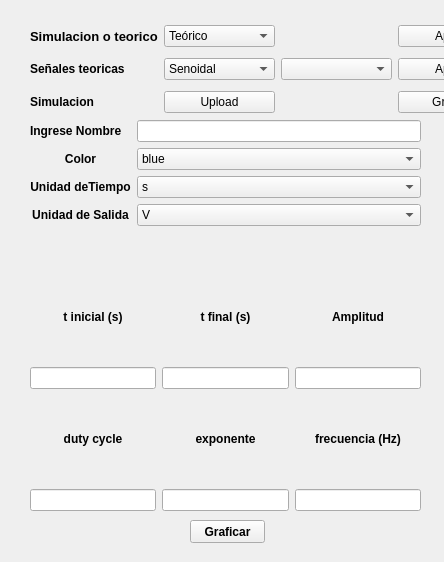
<?xml version="1.0" encoding="UTF-8"?>
<ui version="4.0">
 <class>Form</class>
 <widget class="QWidget" name="Form">
  <property name="geometry">
   <rect>
    <x>0</x>
    <y>0</y>
    <width>444</width>
    <height>562</height>
   </rect>
  </property>
  <property name="windowTitle">
   <string>Form</string>
  </property>
  <widget class="QWidget" name="gridLayoutWidget">
   <property name="geometry">
    <rect>
     <x>30</x>
     <y>20</y>
     <width>479</width>
     <height>100</height>
    </rect>
   </property>
   <layout class="QGridLayout" name="gridLayout">
    <item row="0" column="0">
     <widget class="QLabel" name="resp_temp_teo_simu_label">
      <property name="font">
       <font>
        <pointsize>10</pointsize>
        <weight>75</weight>
        <bold>true</bold>
       </font>
      </property>
      <property name="text">
       <string>Simulacion o teorico</string>
      </property>
     </widget>
    </item>
    <item row="1" column="1">
     <widget class="QComboBox" name="resp_temp_teo_comboBox">
      <item>
       <property name="text">
        <string>Senoidal</string>
       </property>
      </item>
      <item>
       <property name="text">
        <string>Escalon</string>
       </property>
      </item>
      <item>
       <property name="text">
        <string>Tren de pulsos</string>
       </property>
      </item>
      <item>
       <property name="text">
        <string>Impulso</string>
       </property>
      </item>
      <item>
       <property name="text">
        <string>Rampa</string>
       </property>
      </item>
      <item>
       <property name="text">
        <string>Exponencial</string>
       </property>
      </item>
     </widget>
    </item>
    <item row="2" column="3">
     <widget class="QPushButton" name="simu_graficar">
      <property name="font">
       <font>
        <weight>50</weight>
        <bold>false</bold>
       </font>
      </property>
      <property name="text">
       <string>Graficar</string>
      </property>
     </widget>
    </item>
    <item row="1" column="3">
     <widget class="QPushButton" name="teo_aplicar">
      <property name="text">
       <string>Aplicar</string>
      </property>
     </widget>
    </item>
    <item row="1" column="0">
     <widget class="QLabel" name="resp_temp_teo_label">
      <property name="font">
       <font>
        <pointsize>9</pointsize>
        <weight>75</weight>
        <bold>true</bold>
       </font>
      </property>
      <property name="text">
       <string>Señales teoricas</string>
      </property>
     </widget>
    </item>
    <item row="2" column="0">
     <widget class="QLabel" name="resp_temp_simu_label">
      <property name="font">
       <font>
        <pointsize>9</pointsize>
        <weight>75</weight>
        <bold>true</bold>
       </font>
      </property>
      <property name="text">
       <string>Simulacion</string>
      </property>
     </widget>
    </item>
    <item row="2" column="1">
     <widget class="QPushButton" name="resp_temp_simu_upload">
      <property name="text">
       <string>Upload</string>
      </property>
     </widget>
    </item>
    <item row="0" column="1">
     <widget class="QComboBox" name="resp_temp_teo_simu_comboBox">
      <property name="styleSheet">
       <string notr="true">text-align: center;</string>
      </property>
      <item>
       <property name="text">
        <string>Teórico</string>
       </property>
      </item>
      <item>
       <property name="text">
        <string>Simulación</string>
       </property>
      </item>
     </widget>
    </item>
    <item row="0" column="3">
     <widget class="QPushButton" name="teo_simu_aplicar">
      <property name="text">
       <string>Aplicar</string>
      </property>
     </widget>
    </item>
    <item row="1" column="2">
     <widget class="QComboBox" name="curva_teo_comboBox"/>
    </item>
   </layout>
  </widget>
  <widget class="QPushButton" name="resp_temp_graficar">
   <property name="geometry">
    <rect>
     <x>190</x>
     <y>520</y>
     <width>75</width>
     <height>23</height>
    </rect>
   </property>
   <property name="font">
    <font>
     <weight>75</weight>
     <bold>true</bold>
    </font>
   </property>
   <property name="text">
    <string>Graficar</string>
   </property>
  </widget>
  <widget class="QWidget" name="verticalLayoutWidget_2">
   <property name="geometry">
    <rect>
     <x>30</x>
     <y>120</y>
     <width>391</width>
     <height>391</height>
    </rect>
   </property>
   <layout class="QVBoxLayout" name="verticalLayout_2">
    <item>
     <layout class="QGridLayout" name="gridLayout_4">
      <item row="0" column="1">
       <widget class="QLineEdit" name="resp_temp_nombre_lineEdit"/>
      </item>
      <item row="3" column="0">
       <widget class="QLabel" name="label_13">
        <property name="font">
         <font>
          <weight>75</weight>
          <bold>true</bold>
         </font>
        </property>
        <property name="text">
         <string>Unidad de Salida</string>
        </property>
        <property name="alignment">
         <set>Qt::AlignCenter</set>
        </property>
       </widget>
      </item>
      <item row="0" column="0">
       <widget class="QLabel" name="label_4">
        <property name="font">
         <font>
          <weight>75</weight>
          <bold>true</bold>
         </font>
        </property>
        <property name="text">
         <string>Ingrese Nombre</string>
        </property>
       </widget>
      </item>
      <item row="1" column="1">
       <widget class="QComboBox" name="resp_temp_color_comboBox">
        <item>
         <property name="text">
          <string>blue</string>
         </property>
        </item>
        <item>
         <property name="text">
          <string>orange</string>
         </property>
        </item>
        <item>
         <property name="text">
          <string>green</string>
         </property>
        </item>
        <item>
         <property name="text">
          <string>red</string>
         </property>
        </item>
        <item>
         <property name="text">
          <string>cyan</string>
         </property>
        </item>
        <item>
         <property name="text">
          <string>magenta</string>
         </property>
        </item>
        <item>
         <property name="text">
          <string>gold</string>
         </property>
        </item>
        <item>
         <property name="text">
          <string>violet</string>
         </property>
        </item>
       </widget>
      </item>
      <item row="2" column="0">
       <widget class="QLabel" name="label_12">
        <property name="font">
         <font>
          <weight>75</weight>
          <bold>true</bold>
         </font>
        </property>
        <property name="text">
         <string>Unidad deTiempo</string>
        </property>
        <property name="alignment">
         <set>Qt::AlignCenter</set>
        </property>
       </widget>
      </item>
      <item row="1" column="0">
       <widget class="QLabel" name="label_9">
        <property name="font">
         <font>
          <weight>75</weight>
          <bold>true</bold>
         </font>
        </property>
        <property name="text">
         <string>Color</string>
        </property>
        <property name="alignment">
         <set>Qt::AlignCenter</set>
        </property>
       </widget>
      </item>
      <item row="2" column="1">
       <widget class="QComboBox" name="resp_temp_tiempo_comboBox">
        <item>
         <property name="text">
          <string>s</string>
         </property>
        </item>
        <item>
         <property name="text">
          <string>us</string>
         </property>
        </item>
        <item>
         <property name="text">
          <string>ms</string>
         </property>
        </item>
        <item>
         <property name="text">
          <string>min</string>
         </property>
        </item>
       </widget>
      </item>
      <item row="3" column="1">
       <widget class="QComboBox" name="resp_temp_sal_comboBox">
        <item>
         <property name="text">
          <string>V</string>
         </property>
        </item>
        <item>
         <property name="text">
          <string>mV</string>
         </property>
        </item>
        <item>
         <property name="text">
          <string>uV</string>
         </property>
        </item>
       </widget>
      </item>
     </layout>
    </item>
    <item>
     <spacer name="verticalSpacer">
      <property name="orientation">
       <enum>Qt::Vertical</enum>
      </property>
      <property name="sizeType">
       <enum>QSizePolicy::Fixed</enum>
      </property>
      <property name="sizeHint" stdset="0">
       <size>
        <width>20</width>
        <height>40</height>
       </size>
      </property>
     </spacer>
    </item>
    <item>
     <layout class="QGridLayout" name="gridLayout_3">
      <item row="0" column="2">
       <widget class="QLabel" name="amp_resp_temp_label">
        <property name="font">
         <font>
          <weight>75</weight>
          <bold>true</bold>
         </font>
        </property>
        <property name="text">
         <string>Amplitud</string>
        </property>
        <property name="alignment">
         <set>Qt::AlignCenter</set>
        </property>
       </widget>
      </item>
      <item row="4" column="1">
       <widget class="QLineEdit" name="exp_resp_temp_line"/>
      </item>
      <item row="1" column="1">
       <widget class="QLineEdit" name="t_final_resp_temp_line"/>
      </item>
      <item row="1" column="2">
       <widget class="QLineEdit" name="amp_resp_temp_line"/>
      </item>
      <item row="0" column="1">
       <widget class="QLabel" name="t_final_resp_temp_label">
        <property name="font">
         <font>
          <weight>75</weight>
          <bold>true</bold>
         </font>
        </property>
        <property name="text">
         <string>t final (s)</string>
        </property>
        <property name="alignment">
         <set>Qt::AlignCenter</set>
        </property>
       </widget>
      </item>
      <item row="4" column="0">
       <widget class="QLineEdit" name="dc_resp_temp_line"/>
      </item>
      <item row="4" column="2">
       <widget class="QLineEdit" name="frec_resp_temp_line"/>
      </item>
      <item row="0" column="0">
       <widget class="QLabel" name="t_inicial_resp_temp_label">
        <property name="font">
         <font>
          <weight>75</weight>
          <bold>true</bold>
         </font>
        </property>
        <property name="text">
         <string>t inicial (s)</string>
        </property>
        <property name="alignment">
         <set>Qt::AlignCenter</set>
        </property>
       </widget>
      </item>
      <item row="3" column="0">
       <widget class="QLabel" name="dc_resp_temp_label">
        <property name="font">
         <font>
          <weight>75</weight>
          <bold>true</bold>
         </font>
        </property>
        <property name="text">
         <string>duty cycle</string>
        </property>
        <property name="alignment">
         <set>Qt::AlignCenter</set>
        </property>
       </widget>
      </item>
      <item row="3" column="1">
       <widget class="QLabel" name="exp_resp_temp_label">
        <property name="font">
         <font>
          <weight>75</weight>
          <bold>true</bold>
         </font>
        </property>
        <property name="text">
         <string>exponente</string>
        </property>
        <property name="alignment">
         <set>Qt::AlignCenter</set>
        </property>
       </widget>
      </item>
      <item row="3" column="2">
       <widget class="QLabel" name="frec_resp_temp_label">
        <property name="font">
         <font>
          <weight>75</weight>
          <bold>true</bold>
         </font>
        </property>
        <property name="text">
         <string>frecuencia (Hz)</string>
        </property>
        <property name="alignment">
         <set>Qt::AlignCenter</set>
        </property>
       </widget>
      </item>
      <item row="1" column="0">
       <widget class="QLineEdit" name="t_inicial_resp_temp_line"/>
      </item>
     </layout>
    </item>
   </layout>
  </widget>
 </widget>
 <resources/>
 <connections/>
</ui>
